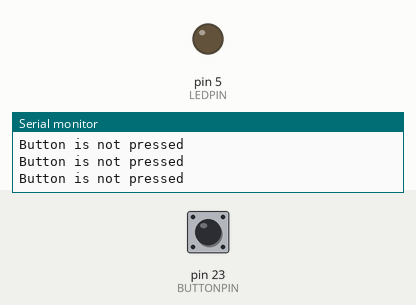
The sketch below on a simulated Arduino Mega 2560, built with avr-gcc and run on an emulated ATmega2560. Parts: output pins drawn as LEDs (lit = HIGH), the last lines printed to the serial monitor. Dashed ring = blinking. The inputs (shaded band) are chosen by the test bench; at power-on: pin 23 (BUTTONPIN) LOW.

Above: at 1.2 s.
1.3 s: pin 23 (BUTTONPIN) pulled HIGH for 0.15 s
At 1.41 s:
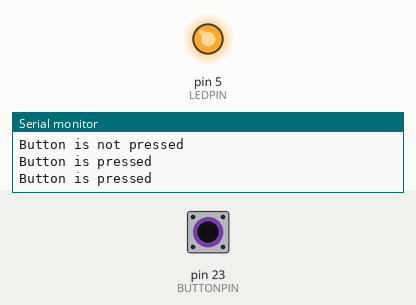
2.9 s: pin 23 (BUTTONPIN) pulled HIGH for 1 s
At 4.4 s:
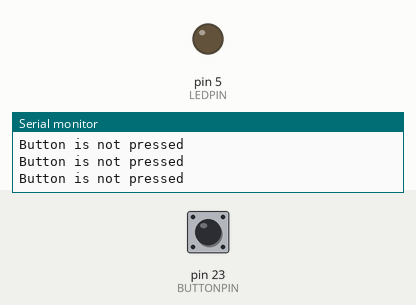
6.9 s: pin 23 (BUTTONPIN) pulsed HIGH 2 times (0.12 s each, 0.3 s apart)
At 6.99 s:
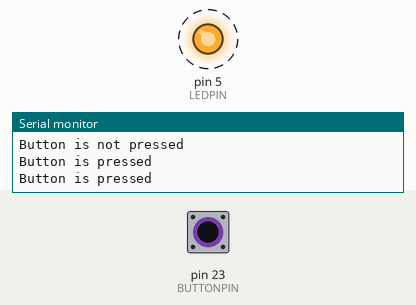
10.5 s: pin 23 (BUTTONPIN) pulsed HIGH 5 times (0.12 s each, 0.3 s apart)
At 13.2 s:
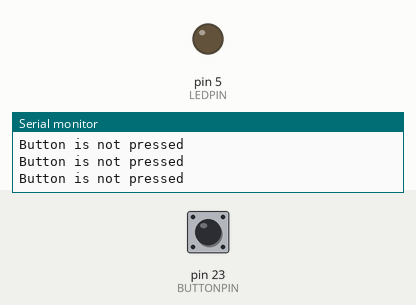
Timing chart, 0 to 14.7 s (numbered marks = the images above; inputs shaded):
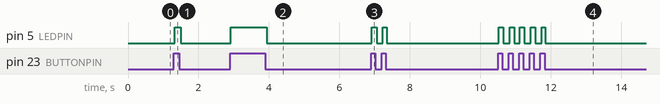

The sketch:

L03_03_buttonLED.ino
```cpp
/*
 * Project: Buttons and Lights
 * Description: Teach reading a button and controlling an LED
 * Author: Brian A Rashap
 * Date: 11-Dec-2019
 */

 // Connect anode of LED to Pin 5
 // Connect cathode of LED to GND with 220 ohm resistor

int LEDPIN = 5;

// Connect button to Pin 23. Add Pull-down resistor to button terminal, Vcc to other.
const int BUTTONPIN = 23;
bool buttonState;

void setup() {
  Serial.begin (9600);
  while (!Serial);       // wait for the Serial monitor it be on-line

  pinMode(LEDPIN, OUTPUT);
  pinMode(BUTTONPIN, INPUT);
  Serial.println ("Ready to Go");
}

void loop() {

  buttonState = digitalRead(BUTTONPIN);
  if (buttonState) {
    Serial.println("Button is pressed");
    digitalWrite(LEDPIN, HIGH);
    }
  else {
    Serial.println("Button is not pressed");
    digitalWrite(LEDPIN, LOW);
  }
}
```

Measured:
- after the input at 1.3 s, pin 5 (LEDPIN): LOW → HIGH at once, → LOW 0.16 s later
- after the input at 2.9 s, pin 5 (LEDPIN): LOW → HIGH at once, → LOW 1.0 s later
- after the input at 6.9 s, pin 5 (LEDPIN): alternates HIGH for 0.13 s and LOW for 0.16 s, 4 changes in all, then stays LOW, starting at once
- after the input at 10.5 s, pin 5 (LEDPIN): alternates HIGH for 0.12 s and LOW for 0.19 s, 10 changes in all, then stays LOW, starting at once
